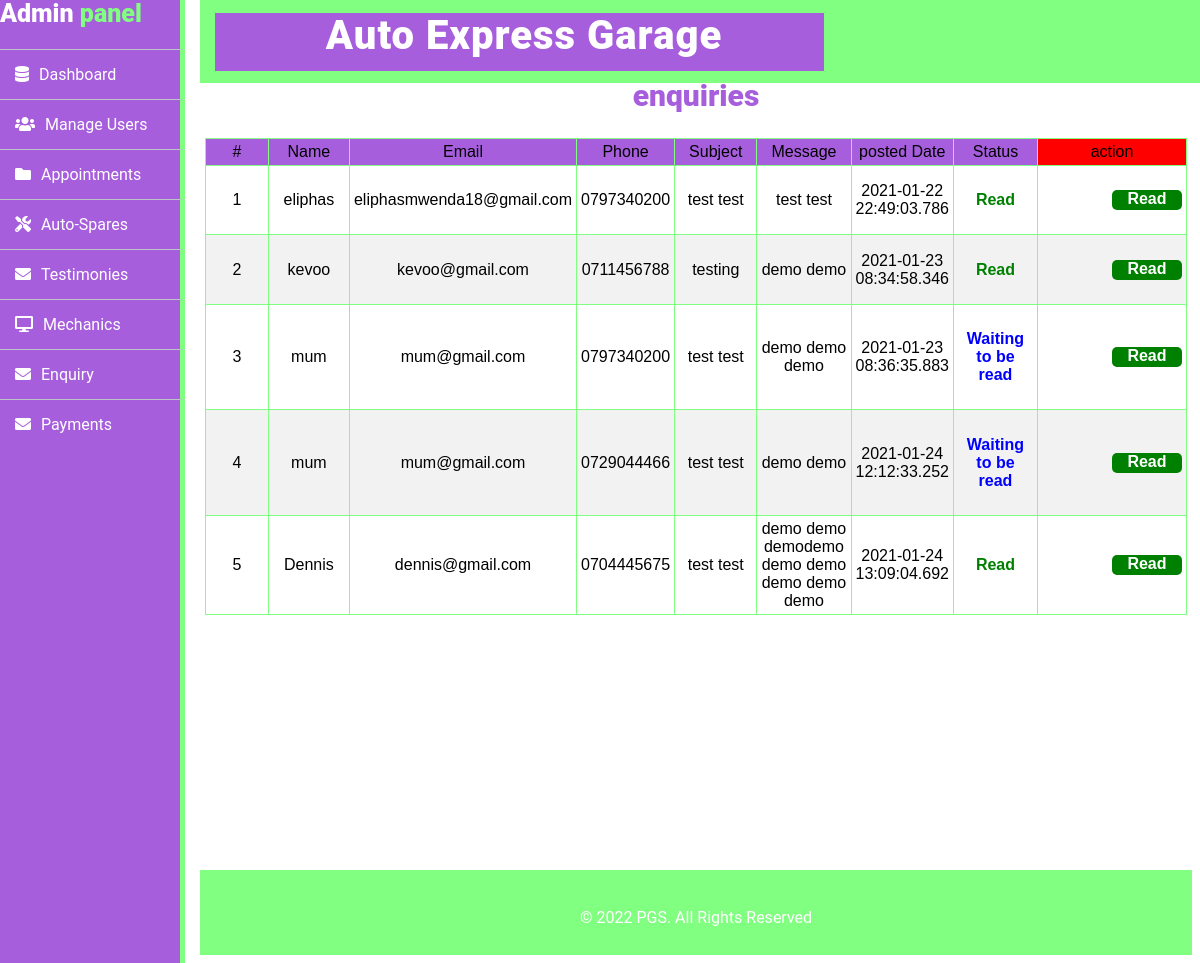
Screenshot of /admin/enquiry.php with the database file from the repository.
### tables this page shows
CREATE TABLE IF NOT EXISTS `tbl_enquiry` (
  `enq_id` int(11) NOT NULL AUTO_INCREMENT,
  `name` varchar(250) NOT NULL,
  `email` varchar(250) NOT NULL,
  `mobile` varchar(250) NOT NULL,
  `subject` varchar(250) NOT NULL,
  `message` varchar(250) NOT NULL,
  `date` datetime(3) NOT NULL DEFAULT CURRENT_TIMESTAMP(3),
  `status` int(11) DEFAULT NULL,
  PRIMARY KEY (`enq_id`)
);

### admin/enquiry.php (the view, shortened to what this page needs)
<!DOCTYPE html>
<html>
<head>
  <link rel="stylesheet" href="assets/css/style.css">
    <link rel="stylesheet" href="style1.css">
 <link rel="stylesheet" href="fonts/css/all.css">
</head>
<body>
	<?php include('includes/sidebar.php'); ?>
	<?php include('includes/header.php'); ?>
<div class="sidebar-links">
	<h2>enquiries</h2>
	<table id="customers">
  <thead >
        <tr class="headtt">
        <td>#</td>
        <td>Name</td>
        <td>Email</td>
        <td>Phone</td>
        <td>Subject</td>
        <td>Message</td>
        <td>posted Date</td>
        <td>Status</td>
        <td style="background-color:red">action</td>
           </tr>
    </thead>
<?php $sql = "SELECT * from tbl_enquiry";
$query = $db -> prepare($sql);
$query->execute();
$results=$query->fetchAll(PDO::FETCH_OBJ);
$cnt=1;
if($query->rowCount() > 0)
{
foreach($results as $result)
{       ?>
              <tr>
              <td><?php echo htmlentities($cnt);?></td>
              <td><?php echo htmlentities($result->name);?></td>
              <td><?php echo htmlentities($result->email);?></td>
              <td><?php echo htmlentities($result->mobile);?></td>
              <td><?php echo htmlentities($result->subject);?></td>
              <td><?php echo htmlentities($result->message);?></td>
              <td><?php echo htmlentities($result->date);?></td>
<td><?php if($result->status==0)
{
echo "<h4 style='color:blue;'>Waiting to be read</h4>";
}
if($result->status==1)
{
echo "<h4 style='color:green;'>Read</h4>";
}
?></td>
              <td>
              <div style="margin-left: 70px;" class="confirm">
              <a  href="enquiry.php?enq_id=<?php echo htmlentities($result->enq_id);?>" onclick="return confirm('Do you really want to mark as Read?')" >Read</a>
              </div>
              </td>
              </tr>
             <?php $cnt=$cnt+1;} }?>
</table>
</div>
<?php include('includes/footer.php');?>
</body>
</html>

### admin/assets/css/style.css (style rules this page uses)
body { font-family: 'Roboto', sans-serif; background: rgb(255,255,255); background-position: center; }
* { margin-left:0; padding: 0; }
.sidebar-links { margin-left: 200px; text-align: center; padding: 5px 5px 5px 5px; }
.sidebar-links h2 { color: rgb(167,94,221,1); font-weight: 900; font-size: 30px; margin-left: 0%; padding-top: 40px; text-align: center; }
#customers { font-family: "Trebuchet MS", Arial, Helvetica, sans-serif; border-collapse: collapse; width: 100%; }
#customers td, #customers th { border: 1px solid rgb(128,255,128,1); padding: 4px; }
#customers tr:nth-child(even) { background-color: #f2f2f2; }
.headtt { background:rgb(167,94,221,1); }
.add-spare .sp-part th,tr,td { padding: 15px; width: 10%; }

### admin/style1.css (style rules this page uses)
body { font-family: 'Roboto', sans-serif; background: rgb(255,255,255); background-position: center; }
* { margin-left:0; padding: 0; }
.sidebar-links .confirm { background-color: green; height: 20px; width: 70px; border-radius: 5px; font-weight: 800; }
#customers a { color: white; text-decoration: none; }

### rows the page displays
tbl_enquiry: name "eliphas", email "eliphasmwenda18@gmail.com", mobile "0797340200", subject "test test", message "test test", date "2021-01-22 22:49:03.786", status "Read"
tbl_enquiry: name "kevoo", email "kevoo@gmail.com", mobile "0711456788", subject "testing", message "demo demo", date "2021-01-23 08:34:58.346", status "Read"
tbl_enquiry: name "mum", email "mum@gmail.com", mobile "0797340200", subject "test test", message "demo demo demo", date "2021-01-23 08:36:35.883", status "Waiting to be read"
tbl_enquiry: name "mum", email "mum@gmail.com", mobile "0729044466", subject "test test", message "demo demo", date "2021-01-24 12:12:33.252", status "Waiting to be read"
tbl_enquiry: name "Dennis", email "dennis@gmail.com", mobile "0704445675", subject "test test", message "demo demo demodemo demo demo demo demo demo", date "2021-01-24 13:09:04.692", status "Read"
